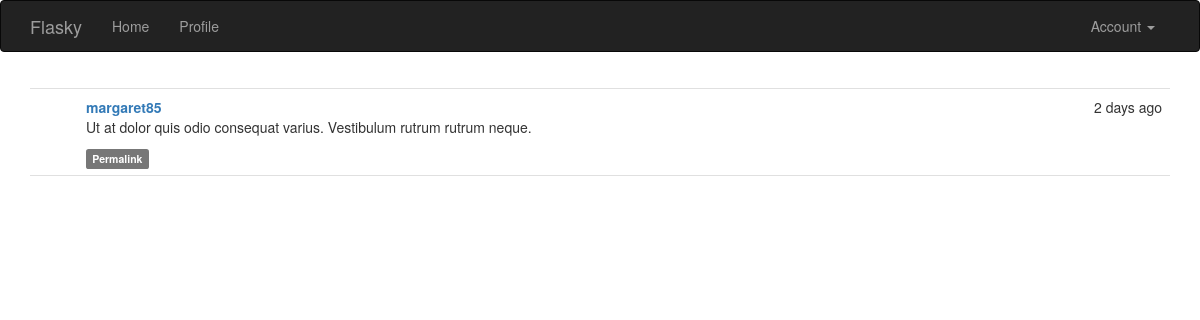
The page /post/19 (signed in) on the database its author committed.
### app/models.py (models this page shows, shortened)
class Post(db.Model):
	__tablename__ = 'posts'
	id = db.Column(db.Integer, primary_key = True)
	body = db.Column(db.Text)
	timestamp = db.Column(db.DateTime, index = True, default = datetime.utcnow)
	author_id = db.Column(db.Integer, db.ForeignKey('users.id'))
	body_html = db.Column(db.Text)

class User(UserMixin, db.Model):
	__tablename__ = 'users'
	id = db.Column(db.Integer, primary_key=True)
	username = db.Column(db.String(64), unique=True, index=True)
	role_id = db.Column(db.Integer, db.ForeignKey('roles.id'))
	password_hash = db.Column(db.String(128))
	email = db.Column(db.String(64), unique = True, index = True)
	confirmed = db.Column(db.Boolean, default = False)
	name = db.Column(db.String(64))
	location = db.Column(db.String(64))
	about_me = db.Column(db.Text())
	member_since = db.Column(db.DateTime(), default = datetime.utcnow)
	last_seen = db.Column(db.DateTime(), default = datetime.utcnow)
	posts = db.relationship('Post', backref = 'author', lazy = 'dynamic')
	followed = db.relationship('Follow',
								foreign_keys = [Follow.follower_id],
								backref = db.backref('follower', lazy = 'joined'),
								lazy = 'dynamic',
								cascade = 'all, delete-orphan')
	followers = db.relationship('Follow',
								foreign_keys = [Follow.followed_id],
								backref = db.backref('followed', lazy = 'joined'),
								lazy = 'dynamic',
								cascade = 'all, delete-orphan')
	@property
	def password(self):
		raise AttributeError('password is not a readable attribute')
	def can(self, permissions):
		return self.role is not None and \
			(self.role.permissions & permissions) == permissions
	def is_administrator(self):
		return self.can(Permission.ADMINISTER)
	def ping(self):
		self.last_seen = datetime.utcnow()
		db.session.add(self)

### app/main/views.py (the view)
@main.route('/post/<int:id>')
def post(id):
	post = Post.query.get_or_404(id)
	return render_template('post.html', posts = [post])

### app/auth/views.py (called while the page is built)
@auth.before_app_request
def before_request():
	if current_user.is_authenticated:
		current_user.ping()
		if not current_user.confirmed\
				and request.endpoint[:5] != 'auth.'\
				and request.endpoint != 'static':
			return redirect(url_for('auth.unconfirmed'))

### app/main/__init__.py (called while the page is built)
@main.app_context_processor
def inject_permission():
	return dict(Permission = Permission)

### app/models.py (called while the page is built)
@login_manager.user_loader
def load_user(user_id):
	return User.query.get(int(user_id))

### app/templates/post.html (shortened to what this page needs)
{% extends "base.html" %}
{% block page_content %}
{% include '_posts.html' %}
{% endblock %}

### app/templates/_posts.html (shortened to what this page needs)
<ul class="posts">
	{% for post in posts %}
	<li class="post">
		<div class="post-content">
			<div class="post-date">{{ moment(post.timestamp).fromNow() }}</div>
			<div class="post-author"><a href="{{ url_for('.user', username=post.author.username) }}">{{ post.author.username }}</a></div>
			<div class="post-body">
				{% if post.body_html %}
					{{ post.body_html | safe }}
				{% else %}
					{{ post.body }}
				{% endif %}
			</div>
			<div class = "post-footer">
				<a href = "{{ url_for('.post', id = post.id) }}">
					<span class = "label label-default">Permalink</span>
				</a>
			</div>
		</div>
	</li>
	{% endfor %}
</ul>

### app/static/styles.css (style rules this page uses)
ul.posts { list-style-type: none; padding: 0px; margin: 16px 0px 0px 0px; border-top: 1px solid #e0e0e0; }
ul.posts li.post { padding: 8px; border-bottom: 1px solid #e0e0e0; }
div.post-date { float: right; }
div.post-author { font-weight: bold; }
div.post-content { margin-left: 48px; min-height: 48px; }

### rows shown on the page
Post: timestamp "2 days ago", author.username "margaret85", body_html "Ut at dolor quis odio consequat varius. Vestibulum rutrum rutrum neque."
